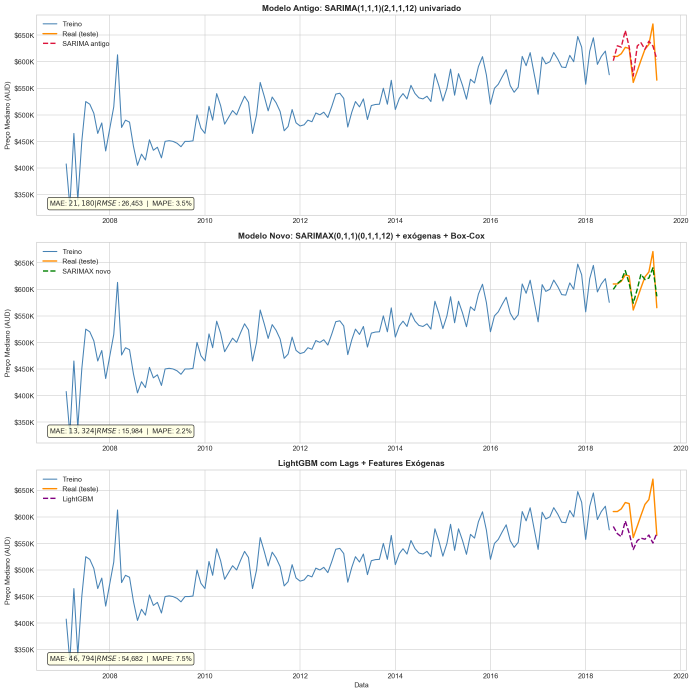
#> input picture experiments/comparacao_antigo_vs_novo.png, 2080 x 2080 px (shown at 1/3 size)
$ jupyter execute --allow-errors animal-classifier.ipynb
#> lines starting #> are read from the running program, lines starting #| are printed output that depends on the picture
# Classificação de Dime e Frida: PyTorch + Keras

Notebook unificado para comparar dois fluxos multi-label lado a lado:

- PyTorch com ResNet18
- Keras com VGG16

Os dois fluxos treinam no mesmo recorte do dataset, geram predições multi-label, exibem Grad-CAM da classe mais relevante para cada modelo e terminam com uma inferência interativa na mesma imagem.

[cell 1]
import os
import sys
import random
from pathlib import Path

import cv2
import numpy as np
import pandas as pd
import matplotlib.pyplot as plt
from PIL import Image

import torch
import torch.nn as nn
from torch.utils.data import Dataset, DataLoader
from torchvision import models, transforms

import tensorflow as tf
from tensorflow import keras
from tensorflow.keras import layers
from tensorflow.keras.applications.vgg16 import preprocess_input as vgg_preprocess
from tensorflow.keras.preprocessing.image import load_img, img_to_array

from sklearn.model_selection import train_test_split
from sklearn.metrics import (
    accuracy_score,
    classification_report,
    f1_score,
    precision_score,
    recall_score,
    hamming_loss,
)

os.environ.setdefault("TF_CPP_MIN_LOG_LEVEL", "2")

SEED = 42
IMAGE_SIZE = (224, 224)
BATCH_SIZE = 16
TORCH_EPOCHS = 4
KERAS_EPOCHS = 4
THRESHOLD = 0.5
CLASS_NAMES = ["Dime", "Frida"]
REPO_URL = "https://github.com/PedroM2626/Pet-Classifier-Dime-Frida.git"
DATASET_FOLDER = "my_precious-dataset"

random.seed(SEED)
np.random.seed(SEED)
torch.manual_seed(SEED)
#> (this line was passed over: torch is not available in this run)
#> (the rest of this cell did not finish here and is left out)

## 1. Dataset, rótulos e splits compartilhados

As duas abordagens usam os mesmos caminhos, os mesmos splits e o mesmo conjunto de rótulos multi-label. Como o dataset original está organizado em pastas por classe, cada imagem recebe um vetor multi-hot com duas posições: `Dime` e `Frida`.

[cell 2]
import subprocess
from pathlib import Path


def resolve_dataset_root() -> Path:
    candidates = [
        Path.cwd() / DATASET_FOLDER,
        Path.cwd().parent / DATASET_FOLDER,
        Path.cwd() / "datasets" / DATASET_FOLDER,
        Path("/content") / DATASET_FOLDER,
    ]
    for candidate in candidates:
        if candidate.exists():
            return candidate.resolve()

    if "google.colab" not in sys.modules:
        raise FileNotFoundError(
            f"Não encontrei a pasta '{DATASET_FOLDER}'. Coloque o dataset na raiz do projeto ou execute no Colab para baixar automaticamente."
        )

    repo_dir = Path("Pet-Classifier-Dime-Frida")
    if not repo_dir.exists():
        subprocess.run(
            ["git", "clone", "--depth", "1", "--filter=blob:none", "--sparse", REPO_URL],
            check=True,
        )
    subprocess.run(
        ["git", "sparse-checkout", "set", DATASET_FOLDER],
        cwd=repo_dir,
        check=True,
    )
    dataset_root = (repo_dir / DATASET_FOLDER).resolve()
    if not dataset_root.exists():
        raise FileNotFoundError(f"O clone foi concluído, mas '{dataset_root}' não existe.")
    return dataset_root


# [37 lines left out: functions build_records, safe_split, not called in this run]


#> (the rest of this cell did not finish here and is left out)

## 2. Fluxo PyTorch multi-label com ResNet18

Este ramo usa uma ResNet18 pré-treinada como backbone e uma cabeça final com `sigmoid` para prever as duas classes de forma independente. Isso mantém a saída compatível com Grad-CAM e com a comparação direta com o fluxo Keras.

#> (a cell that did not finish here is left out)

## 3. Fluxo Keras multi-label com VGG16

Este ramo usa a VGG16 como backbone e uma cabeça densa com `sigmoid`, mantendo o mesmo formato multi-label e a mesma divisão de treino, validação e teste.

[cell 4]
# [10 lines left out: function load_keras_split, not called in this run]


#> (the rest of this cell did not finish here and is left out)

## 4. Comparação e Grad-CAM

Aqui ficam os utilitários compartilhados para escolher a classe de explicação, gerar Grad-CAM em cada framework e montar uma comparação direta entre os dois modelos.

[cell 5]
# [63 lines left out: functions choose_cam_index, overlay_heatmap, torch_gradcam, keras_gradcam, not called in this run]


#> (the rest of this cell did not finish here and is left out)

## 5. Inferência final interativa

Selecione uma imagem, compare as probabilidades dos dois fluxos e veja os dois Grad-CAMs lado a lado para a mesma entrada.

[cell 6]
def select_image_path():
    if "google.colab" in sys.modules:
        from google.colab import files

        uploaded = files.upload()
        if not uploaded:
            raise RuntimeError("Nenhuma imagem foi enviada.")
        return next(iter(uploaded.keys()))

    try:
        import tkinter as tk
        from tkinter import filedialog

        root_window = tk.Tk()
        root_window.withdraw()
        selected_path = filedialog.askopenfilename(
            title="Selecione uma imagem",
            filetypes=[("Imagens", "*.jpg *.jpeg *.png *.bmp *.webp")],
        )
#> the answer given: comparacao_antigo_vs_novo.png
        root_window.destroy()
        if selected_path:
            return selected_path
    except Exception:
        pass

    selected_path = input("Digite o caminho completo da imagem: ").strip()
    if not selected_path:
        raise RuntimeError("Nenhum caminho de imagem foi informado.")
    return selected_path


selected_image_path = select_image_path()
selected_pil_image = Image.open(selected_image_path).convert("RGB")
selected_rgb_image = np.array(selected_pil_image.resize(IMAGE_SIZE))
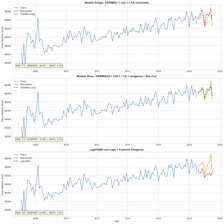
#> selected_rgb_image: shape (224, 224, 3); mean R, G, B 248.5, 249.2, 249.4

#> (the rest of this cell did not finish here and is left out)
